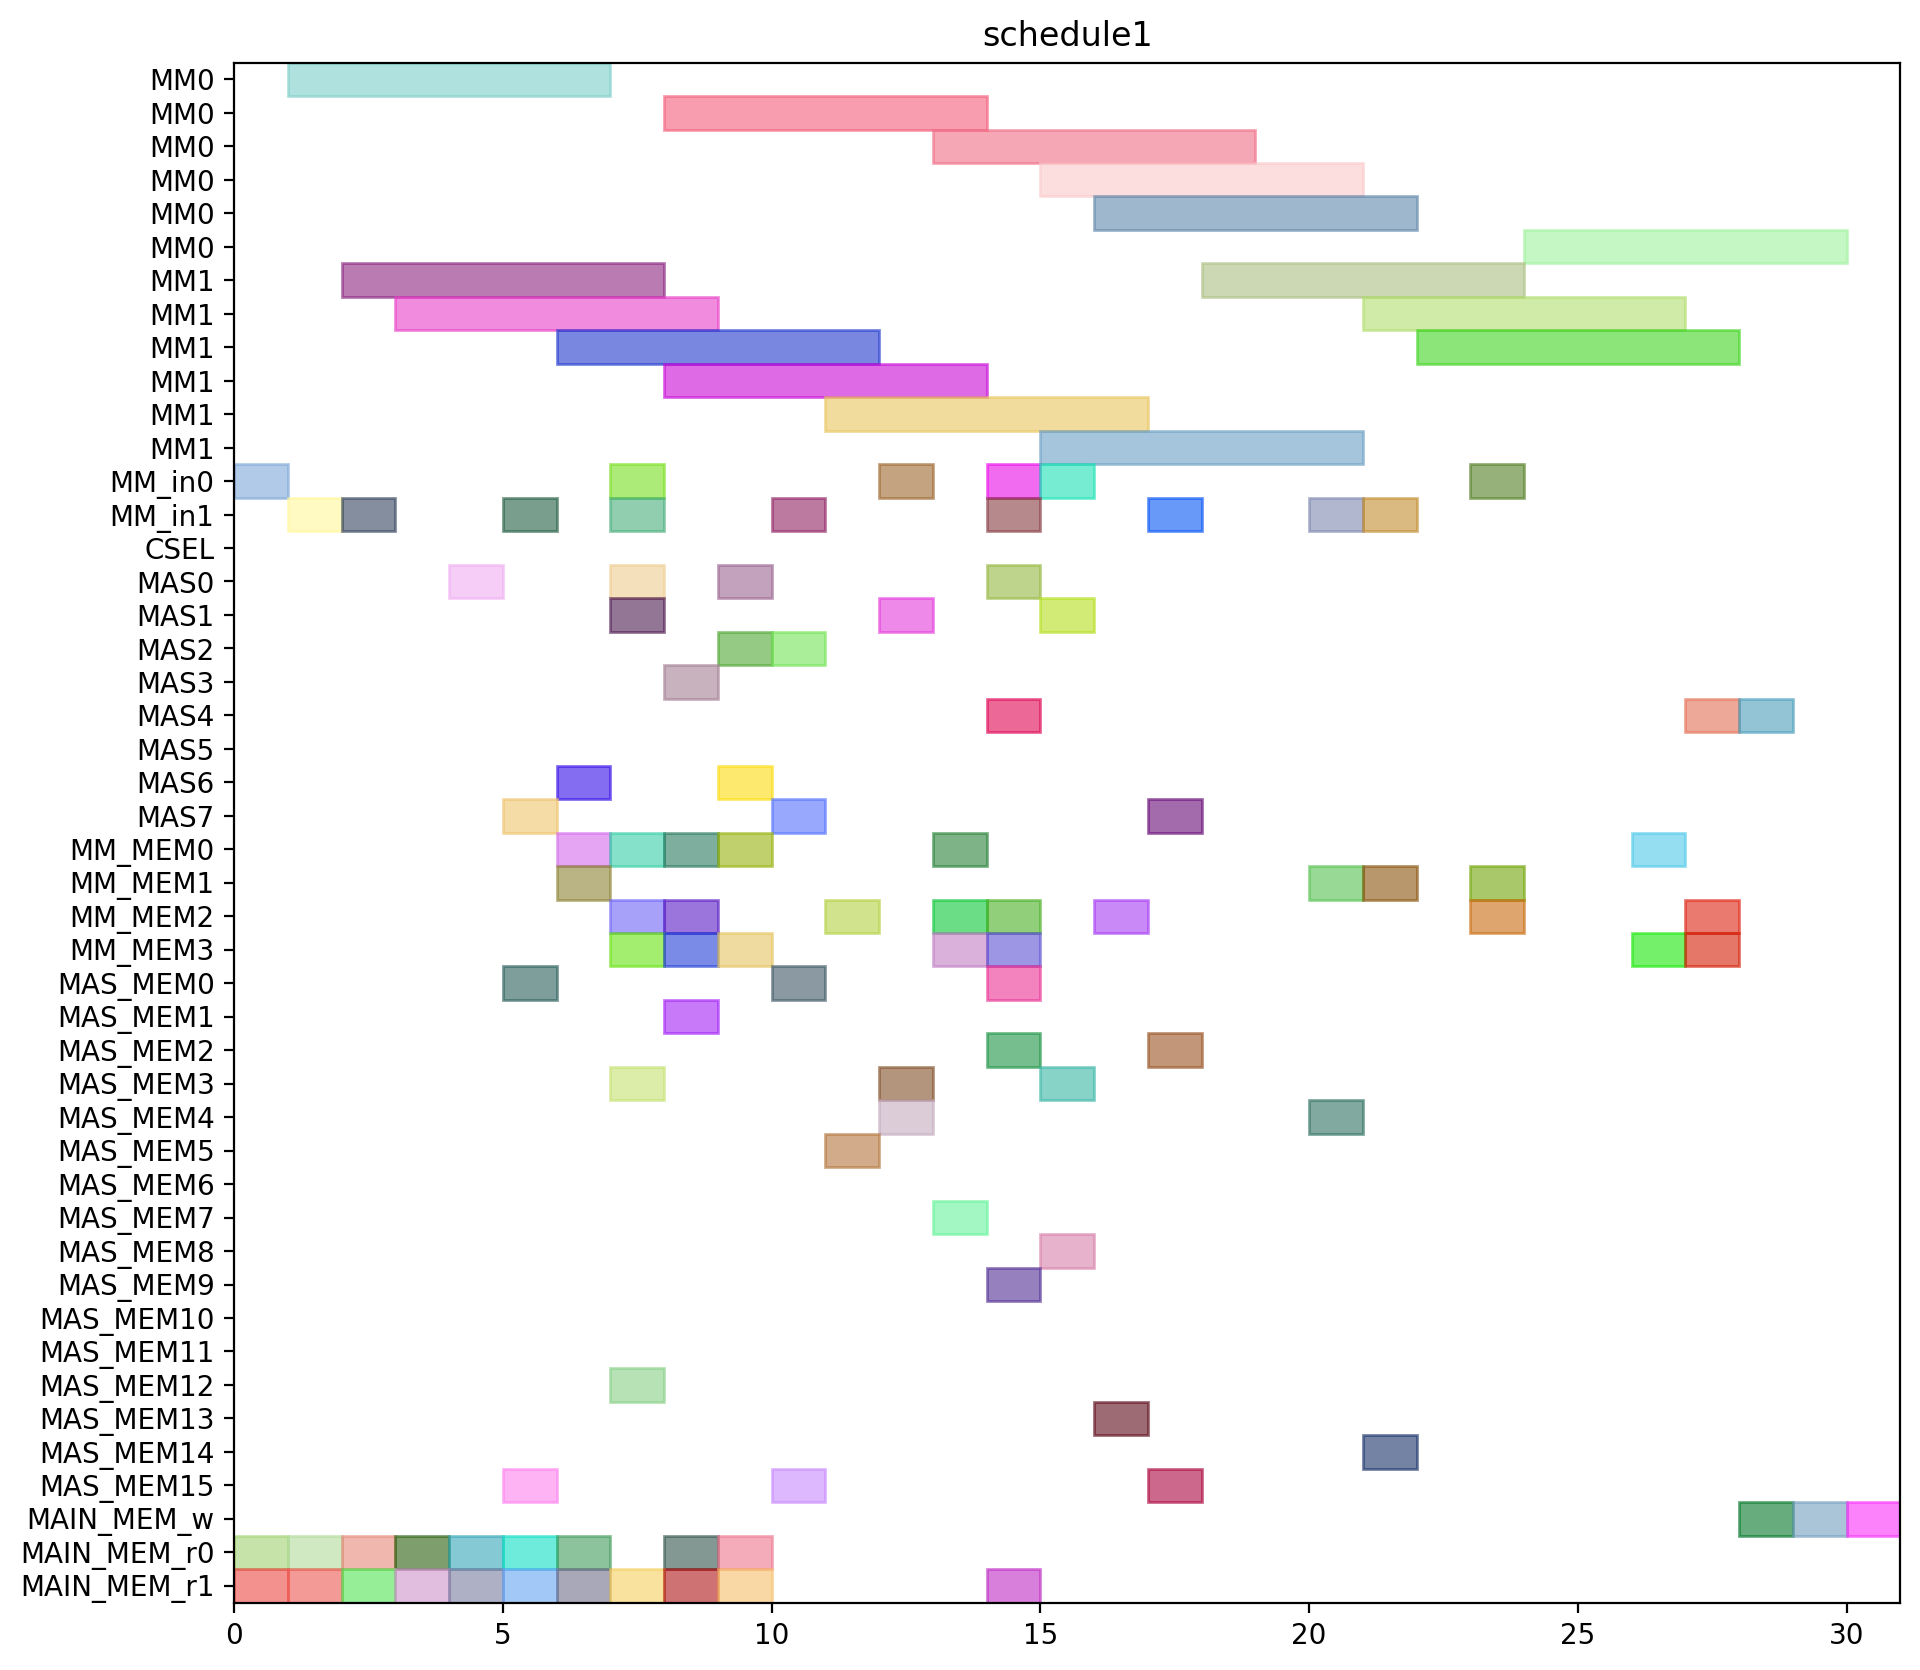

The Python source for this figure:
from pyschedule import Scenario, solvers, plotters, alt


def solve():
	horizon = 144
	S = Scenario("schedule1", horizon=horizon)

	# resource
	MM = S.Resources('MM', num=2, size=6)
	MM_in = S.Resources('MM_in', num=2)
	CSEL = S.Resource('CSEL')
	MAS = S.Resources('MAS', num=8, size=1, periods=range(1, horizon))
	MM_MEM = S.Resources('MM_MEM', num=4)
	MAS_MEM = S.Resources('MAS_MEM', num=16)
	MAIN_MEM_w = S.Resource('MAIN_MEM_w', size=1)
	MAIN_MEM_r = S.Resources('MAIN_MEM_r', num=2)

	# result of previous scheduling
	t0_in = S.Task('t0_in', length=1, delay_cost=1)
	S += t0_in >= 0
	t0_in += MM_in[0]

	t0_mem0 = S.Task('t0_mem0', length=1, delay_cost=1)
	S += t0_mem0 >= 0
	t0_mem0 += MAIN_MEM_r[0]

	t0_mem1 = S.Task('t0_mem1', length=1, delay_cost=1)
	S += t0_mem1 >= 0
	t0_mem1 += MAIN_MEM_r[1]

	t0 = S.Task('t0', length=6, delay_cost=1)
	S += t0 >= 1
	t0 += MM[0]

	t2_in = S.Task('t2_in', length=1, delay_cost=1)
	S += t2_in >= 1
	t2_in += MM_in[1]

	t2_mem0 = S.Task('t2_mem0', length=1, delay_cost=1)
	S += t2_mem0 >= 1
	t2_mem0 += MAIN_MEM_r[0]

	t2_mem1 = S.Task('t2_mem1', length=1, delay_cost=1)
	S += t2_mem1 >= 1
	t2_mem1 += MAIN_MEM_r[1]

	t1_in = S.Task('t1_in', length=1, delay_cost=1)
	S += t1_in >= 2
	t1_in += MM_in[1]

	t1_mem0 = S.Task('t1_mem0', length=1, delay_cost=1)
	S += t1_mem0 >= 2
	t1_mem0 += MAIN_MEM_r[0]

	t1_mem1 = S.Task('t1_mem1', length=1, delay_cost=1)
	S += t1_mem1 >= 2
	t1_mem1 += MAIN_MEM_r[1]

	t2 = S.Task('t2', length=6, delay_cost=1)
	S += t2 >= 2
	t2 += MM[1]

	t1 = S.Task('t1', length=6, delay_cost=1)
	S += t1 >= 3
	t1 += MM[1]

	t3_mem0 = S.Task('t3_mem0', length=1, delay_cost=1)
	S += t3_mem0 >= 3
	t3_mem0 += MAIN_MEM_r[0]

	t3_mem1 = S.Task('t3_mem1', length=1, delay_cost=1)
	S += t3_mem1 >= 3
	t3_mem1 += MAIN_MEM_r[1]

	t3 = S.Task('t3', length=1, delay_cost=1)
	S += t3 >= 4
	t3 += MAS[0]

	t4_mem0 = S.Task('t4_mem0', length=1, delay_cost=1)
	S += t4_mem0 >= 4
	t4_mem0 += MAIN_MEM_r[0]

	t4_mem1 = S.Task('t4_mem1', length=1, delay_cost=1)
	S += t4_mem1 >= 4
	t4_mem1 += MAIN_MEM_r[1]

	t13_mem0 = S.Task('t13_mem0', length=1, delay_cost=1)
	S += t13_mem0 >= 5
	t13_mem0 += MAIN_MEM_r[0]

	t13_mem1 = S.Task('t13_mem1', length=1, delay_cost=1)
	S += t13_mem1 >= 5
	t13_mem1 += MAIN_MEM_r[1]

	t4 = S.Task('t4', length=1, delay_cost=1)
	S += t4 >= 5
	t4 += MAS[7]

	t5_in = S.Task('t5_in', length=1, delay_cost=1)
	S += t5_in >= 5
	t5_in += MM_in[1]

	t5_mem0 = S.Task('t5_mem0', length=1, delay_cost=1)
	S += t5_mem0 >= 5
	t5_mem0 += MAS_MEM[0]

	t5_mem1 = S.Task('t5_mem1', length=1, delay_cost=1)
	S += t5_mem1 >= 5
	t5_mem1 += MAS_MEM[15]

	t13 = S.Task('t13', length=1, delay_cost=1)
	S += t13 >= 6
	t13 += MAS[6]

	t14_mem0 = S.Task('t14_mem0', length=1, delay_cost=1)
	S += t14_mem0 >= 6
	t14_mem0 += MAIN_MEM_r[0]

	t14_mem1 = S.Task('t14_mem1', length=1, delay_cost=1)
	S += t14_mem1 >= 6
	t14_mem1 += MAIN_MEM_r[1]

	t18_mem0 = S.Task('t18_mem0', length=1, delay_cost=1)
	S += t18_mem0 >= 6
	t18_mem0 += MM_MEM[0]

	t18_mem1 = S.Task('t18_mem1', length=1, delay_cost=1)
	S += t18_mem1 >= 6
	t18_mem1 += MM_MEM[1]

	t5 = S.Task('t5', length=6, delay_cost=1)
	S += t5 >= 6
	t5 += MM[1]

	t14 = S.Task('t14', length=1, delay_cost=1)
	S += t14 >= 7
	t14 += MAS[1]

	t15_in = S.Task('t15_in', length=1, delay_cost=1)
	S += t15_in >= 7
	t15_in += MM_in[0]

	t15_mem0 = S.Task('t15_mem0', length=1, delay_cost=1)
	S += t15_mem0 >= 7
	t15_mem0 += MAS_MEM[12]

	t15_mem1 = S.Task('t15_mem1', length=1, delay_cost=1)
	S += t15_mem1 >= 7
	t15_mem1 += MAS_MEM[3]

	t16_mem0 = S.Task('t16_mem0', length=1, delay_cost=1)
	S += t16_mem0 >= 7
	t16_mem0 += MM_MEM[0]

	t16_mem1 = S.Task('t16_mem1', length=1, delay_cost=1)
	S += t16_mem1 >= 7
	t16_mem1 += MM_MEM[3]

	t18 = S.Task('t18', length=1, delay_cost=1)
	S += t18 >= 7
	t18 += MAS[0]

	t20_in = S.Task('t20_in', length=1, delay_cost=1)
	S += t20_in >= 7
	t20_in += MM_in[1]

	t20_mem0 = S.Task('t20_mem0', length=1, delay_cost=1)
	S += t20_mem0 >= 7
	t20_mem0 += MM_MEM[2]

	t20_mem1 = S.Task('t20_mem1', length=1, delay_cost=1)
	S += t20_mem1 >= 7
	t20_mem1 += MAIN_MEM_r[1]

	t11_mem0 = S.Task('t11_mem0', length=1, delay_cost=1)
	S += t11_mem0 >= 8
	t11_mem0 += MM_MEM[2]

	t11_mem1 = S.Task('t11_mem1', length=1, delay_cost=1)
	S += t11_mem1 >= 8
	t11_mem1 += MM_MEM[3]

	t15 = S.Task('t15', length=6, delay_cost=1)
	S += t15 >= 8
	t15 += MM[0]

	t16 = S.Task('t16', length=1, delay_cost=1)
	S += t16 >= 8
	t16 += MAS[3]

	t19_mem0 = S.Task('t19_mem0', length=1, delay_cost=1)
	S += t19_mem0 >= 8
	t19_mem0 += MM_MEM[0]

	t19_mem1 = S.Task('t19_mem1', length=1, delay_cost=1)
	S += t19_mem1 >= 8
	t19_mem1 += MAS_MEM[1]

	t20 = S.Task('t20', length=6, delay_cost=1)
	S += t20 >= 8
	t20 += MM[1]

	t8_mem0 = S.Task('t8_mem0', length=1, delay_cost=1)
	S += t8_mem0 >= 8
	t8_mem0 += MAIN_MEM_r[0]

	t8_mem1 = S.Task('t8_mem1', length=1, delay_cost=1)
	S += t8_mem1 >= 8
	t8_mem1 += MAIN_MEM_r[1]

	t11 = S.Task('t11', length=1, delay_cost=1)
	S += t11 >= 9
	t11 += MAS[6]

	t19 = S.Task('t19', length=1, delay_cost=1)
	S += t19 >= 9
	t19 += MAS[2]

	t6_mem0 = S.Task('t6_mem0', length=1, delay_cost=1)
	S += t6_mem0 >= 9
	t6_mem0 += MM_MEM[0]

	t6_mem1 = S.Task('t6_mem1', length=1, delay_cost=1)
	S += t6_mem1 >= 9
	t6_mem1 += MM_MEM[3]

	t8 = S.Task('t8', length=1, delay_cost=1)
	S += t8 >= 9
	t8 += MAS[0]

	t9_mem0 = S.Task('t9_mem0', length=1, delay_cost=1)
	S += t9_mem0 >= 9
	t9_mem0 += MAIN_MEM_r[0]

	t9_mem1 = S.Task('t9_mem1', length=1, delay_cost=1)
	S += t9_mem1 >= 9
	t9_mem1 += MAIN_MEM_r[1]

	t10_in = S.Task('t10_in', length=1, delay_cost=1)
	S += t10_in >= 10
	t10_in += MM_in[1]

	t10_mem0 = S.Task('t10_mem0', length=1, delay_cost=1)
	S += t10_mem0 >= 10
	t10_mem0 += MAS_MEM[0]

	t10_mem1 = S.Task('t10_mem1', length=1, delay_cost=1)
	S += t10_mem1 >= 10
	t10_mem1 += MAS_MEM[15]

	t6 = S.Task('t6', length=1, delay_cost=1)
	S += t6 >= 10
	t6 += MAS[2]

	t9 = S.Task('t9', length=1, delay_cost=1)
	S += t9 >= 10
	t9 += MAS[7]

	t10 = S.Task('t10', length=6, delay_cost=1)
	S += t10 >= 11
	t10 += MM[1]

	t7_mem0 = S.Task('t7_mem0', length=1, delay_cost=1)
	S += t7_mem0 >= 11
	t7_mem0 += MM_MEM[2]

	t7_mem1 = S.Task('t7_mem1', length=1, delay_cost=1)
	S += t7_mem1 >= 11
	t7_mem1 += MAS_MEM[5]

	t28_in = S.Task('t28_in', length=1, delay_cost=1)
	S += t28_in >= 12
	t28_in += MM_in[0]

	t28_mem0 = S.Task('t28_mem0', length=1, delay_cost=1)
	S += t28_mem0 >= 12
	t28_mem0 += MAS_MEM[4]

	t28_mem1 = S.Task('t28_mem1', length=1, delay_cost=1)
	S += t28_mem1 >= 12
	t28_mem1 += MAS_MEM[3]

	t7 = S.Task('t7', length=1, delay_cost=1)
	S += t7 >= 12
	t7 += MAS[1]

	t17_mem0 = S.Task('t17_mem0', length=1, delay_cost=1)
	S += t17_mem0 >= 13
	t17_mem0 += MM_MEM[0]

	t17_mem1 = S.Task('t17_mem1', length=1, delay_cost=1)
	S += t17_mem1 >= 13
	t17_mem1 += MAS_MEM[7]

	t22_mem0 = S.Task('t22_mem0', length=1, delay_cost=1)
	S += t22_mem0 >= 13
	t22_mem0 += MM_MEM[2]

	t22_mem1 = S.Task('t22_mem1', length=1, delay_cost=1)
	S += t22_mem1 >= 13
	t22_mem1 += MM_MEM[3]

	t28 = S.Task('t28', length=6, delay_cost=1)
	S += t28 >= 13
	t28 += MM[0]

	t17 = S.Task('t17', length=1, delay_cost=1)
	S += t17 >= 14
	t17 += MAS[0]

	t21_mem0 = S.Task('t21_mem0', length=1, delay_cost=1)
	S += t21_mem0 >= 14
	t21_mem0 += MM_MEM[2]

	t21_mem1 = S.Task('t21_mem1', length=1, delay_cost=1)
	S += t21_mem1 >= 14
	t21_mem1 += MM_MEM[3]

	t22 = S.Task('t22', length=1, delay_cost=1)
	S += t22 >= 14
	t22 += MAS[4]

	t23_in = S.Task('t23_in', length=1, delay_cost=1)
	S += t23_in >= 14
	t23_in += MM_in[0]

	t23_mem0 = S.Task('t23_mem0', length=1, delay_cost=1)
	S += t23_mem0 >= 14
	t23_mem0 += MAS_MEM[0]

	t23_mem1 = S.Task('t23_mem1', length=1, delay_cost=1)
	S += t23_mem1 >= 14
	t23_mem1 += MAIN_MEM_r[1]

	t25_in = S.Task('t25_in', length=1, delay_cost=1)
	S += t25_in >= 14
	t25_in += MM_in[1]

	t25_mem0 = S.Task('t25_mem0', length=1, delay_cost=1)
	S += t25_mem0 >= 14
	t25_mem0 += MAS_MEM[2]

	t25_mem1 = S.Task('t25_mem1', length=1, delay_cost=1)
	S += t25_mem1 >= 14
	t25_mem1 += MAS_MEM[9]

	t21 = S.Task('t21', length=1, delay_cost=1)
	S += t21 >= 15
	t21 += MAS[1]

	t23 = S.Task('t23', length=6, delay_cost=1)
	S += t23 >= 15
	t23 += MM[0]

	t25 = S.Task('t25', length=6, delay_cost=1)
	S += t25 >= 15
	t25 += MM[1]

	t27_in = S.Task('t27_in', length=1, delay_cost=1)
	S += t27_in >= 15
	t27_in += MM_in[0]

	t27_mem0 = S.Task('t27_mem0', length=1, delay_cost=1)
	S += t27_mem0 >= 15
	t27_mem0 += MAS_MEM[8]

	t27_mem1 = S.Task('t27_mem1', length=1, delay_cost=1)
	S += t27_mem1 >= 15
	t27_mem1 += MAS_MEM[3]

	t12_mem0 = S.Task('t12_mem0', length=1, delay_cost=1)
	S += t12_mem0 >= 16
	t12_mem0 += MM_MEM[2]

	t12_mem1 = S.Task('t12_mem1', length=1, delay_cost=1)
	S += t12_mem1 >= 16
	t12_mem1 += MAS_MEM[13]

	t27 = S.Task('t27', length=6, delay_cost=1)
	S += t27 >= 16
	t27 += MM[0]

	t12 = S.Task('t12', length=1, delay_cost=1)
	S += t12 >= 17
	t12 += MAS[7]

	t29_in = S.Task('t29_in', length=1, delay_cost=1)
	S += t29_in >= 17
	t29_in += MM_in[1]

	t29_mem0 = S.Task('t29_mem0', length=1, delay_cost=1)
	S += t29_mem0 >= 17
	t29_mem0 += MAS_MEM[2]

	t29_mem1 = S.Task('t29_mem1', length=1, delay_cost=1)
	S += t29_mem1 >= 17
	t29_mem1 += MAS_MEM[15]

	t29 = S.Task('t29', length=6, delay_cost=1)
	S += t29 >= 18
	t29 += MM[1]


	# new tasks
	t24 = S.Task('t24', length=6, delay_cost=1)
	t24 += alt(MM)
	t24_in = S.Task('t24_in', length=1, delay_cost=1)
	t24_in += alt(MM_in)
	S += t24_in*MM_in[0]<=t24*MM[0]
	S += t24_in*MM_in[1]<=t24*MM[1]
	t24_mem0 = S.Task('t24_mem0', length=1, delay_cost=1)
	t24_mem0 += MAS_MEM[14]
	S += 17 < t24_mem0
	S += t24_mem0 <= t24

	t24_mem1 = S.Task('t24_mem1', length=1, delay_cost=1)
	t24_mem1 += MM_MEM[1]
	S += 20 < t24_mem1
	S += t24_mem1 <= t24

	t26 = S.Task('t26', length=6, delay_cost=1)
	t26 += alt(MM)
	t26_in = S.Task('t26_in', length=1, delay_cost=1)
	t26_in += alt(MM_in)
	S += t26_in*MM_in[0]<=t26*MM[0]
	S += t26_in*MM_in[1]<=t26*MM[1]
	t26_mem0 = S.Task('t26_mem0', length=1, delay_cost=1)
	t26_mem0 += MAS_MEM[4]
	S += 9 < t26_mem0
	S += t26_mem0 <= t26

	t26_mem1 = S.Task('t26_mem1', length=1, delay_cost=1)
	t26_mem1 += MM_MEM[1]
	S += 20 < t26_mem1
	S += t26_mem1 <= t26

	PZ_new = S.Task('PZ_new', length=6, delay_cost=1)
	PZ_new += alt(MM)
	PZ_new_in = S.Task('PZ_new_in', length=1, delay_cost=1)
	PZ_new_in += alt(MM_in)
	S += PZ_new_in*MM_in[0]<=PZ_new*MM[0]
	S += PZ_new_in*MM_in[1]<=PZ_new*MM[1]
	S += 0<PZ_new

	PZ_new_w = S.Task('PZ_new_w', length=1, delay_cost=1)
	PZ_new_w += alt(MAIN_MEM_w)
	S += PZ_new <= PZ_new_w

	PZ_new_mem0 = S.Task('PZ_new_mem0', length=1, delay_cost=1)
	PZ_new_mem0 += MM_MEM[2]
	S += 23 < PZ_new_mem0
	S += PZ_new_mem0 <= PZ_new

	PZ_new_mem1 = S.Task('PZ_new_mem1', length=1, delay_cost=1)
	PZ_new_mem1 += MM_MEM[1]
	S += 18 < PZ_new_mem1
	S += PZ_new_mem1 <= PZ_new

	PX_new = S.Task('PX_new', length=1, delay_cost=1)
	PX_new += alt(MAS)
	S += 0<PX_new

	PX_new_w = S.Task('PX_new_w', length=1, delay_cost=1)
	PX_new_w += alt(MAIN_MEM_w)
	S += PX_new <= PX_new_w

	PX_new_mem0 = S.Task('PX_new_mem0', length=1, delay_cost=1)
	PX_new_mem0 += MM_MEM[2]
	S += 20 < PX_new_mem0
	S += PX_new_mem0 <= PX_new

	PX_new_mem1 = S.Task('PX_new_mem1', length=1, delay_cost=1)
	PX_new_mem1 += alt(MM_MEM)
	S += (t24*MM[0])-1 < PX_new_mem1*MM_MEM[1]
	S += (t24*MM[1])-1 < PX_new_mem1*MM_MEM[3]
	S += PX_new_mem1 <= PX_new

	PY_new = S.Task('PY_new', length=1, delay_cost=1)
	PY_new += alt(MAS)
	S += 0<PY_new

	PY_new_w = S.Task('PY_new_w', length=1, delay_cost=1)
	PY_new_w += alt(MAIN_MEM_w)
	S += PY_new <= PY_new_w

	PY_new_mem0 = S.Task('PY_new_mem0', length=1, delay_cost=1)
	PY_new_mem0 += MM_MEM[0]
	S += 21 < PY_new_mem0
	S += PY_new_mem0 <= PY_new

	PY_new_mem1 = S.Task('PY_new_mem1', length=1, delay_cost=1)
	PY_new_mem1 += alt(MM_MEM)
	S += (t26*MM[0])-1 < PY_new_mem1*MM_MEM[1]
	S += (t26*MM[1])-1 < PY_new_mem1*MM_MEM[3]
	S += PY_new_mem1 <= PY_new

	solvers.mip.solve(S,msg=1,kind='CPLEX',ratio_gap=1.01)

	solution = [['hoge']*len(S.solution()[1]) for i in range(len(S.solution()))]
	for i in range(len(S.solution())):
		for j in range(len(S.solution()[i])):
			solution[i][j]=str(S.solution()[i][j])
	print(solution)

	cycles = int(solution[-1][3])

	pic_file_name = "/home/mfukuda/ABE/multiRAM_multiMAS_16mux/scheduling_result/stage6MM2_stage1MAS8/EP_ADD_A_0/schedule1.png"
	if(S.solution() != []):
		plotters.matplotlib.plot(S,img_filename=pic_file_name, show_task_labels=False, fig_size=(cycles*0.25+3, 10))

	return solution
